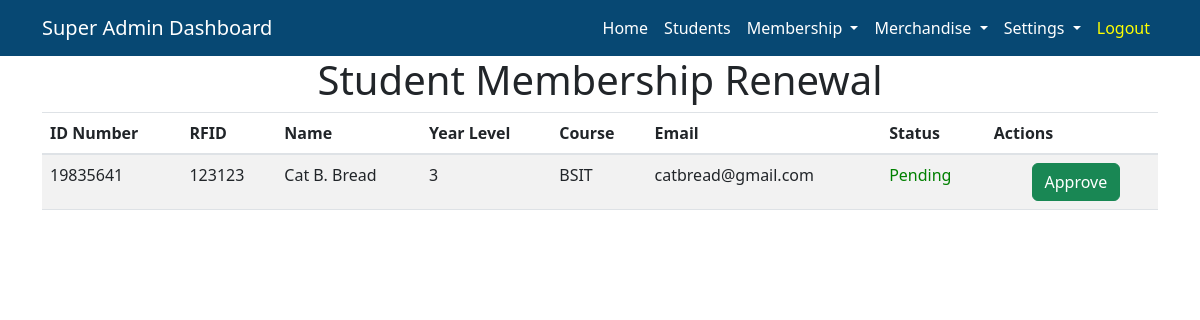
Page /Admin/AdminRenewal.php (signed in) on the committed database.
### tables this page shows
CREATE TABLE `students` (
  `id_number` int(10) NOT NULL,
  `rfid` varchar(20) NOT NULL,
  `first_name` varchar(20) NOT NULL,
  `middle_name` varchar(20) NOT NULL,
  `last_name` varchar(20) NOT NULL,
  `email` varchar(50) NOT NULL,
  `course` varchar(5) NOT NULL,
  `year` int(11) NOT NULL,
  `password` varchar(150) NOT NULL,
  `status` varchar(5) NOT NULL,
  `membership` varchar(20) NOT NULL
);

### Backend/BackendAdmin.php (called while the page is built, shortened)
<?php
function renewalTable(){
    $db = Database::getInstance();
    $conn = $db->getConnection();
    $sqlStudents = "SELECT students.id_number,students.rfid, students.first_name, students.middle_name, students.last_name, students.year, students.course, students.email from students inner join renewal on students.id_number = renewal.id_number where students.status = 'TRUE' AND students.membership = 'Approve' AND renewal.status = 'Activate';";
    $result = mysqli_query($conn, $sqlStudents);
    if(mysqli_num_rows($result) > 0)
        {
          $renewal_table = [];
          while($row = mysqli_fetch_array($result)) {
              $renewal_table[] = $row;
          }
        }
    return $renewal_table;
}
?>

### Admin/AdminRenewal.php (the view, shortened to what this page needs)
<?php
if ($_SESSION['position'] == "President" || $_SESSION['position'] == "Developer") {
    require '../Controller/ControllerSuperAdmin.php';
} else {
    require '../Controller/ControllerAdmin.php';
}
     $listSub = renewalTable();
?>
<!DOCTYPE html>
<html lang="en">
<head>
</head>
<body>
<h1 class="text-center">Student Membership Renewal</h1>
<div class="container">
<table id="example" class="table table-striped table-hover table-responsive-lg " style="width:100%; overflow:auto">
    <thead>
        <tr>
            <th>ID Number</th>
            <th>RFID</th>
            <th>Name</th>
            <th>Year Level</th>
            <th>Course</th>
            <th>Email</th>
            <th>Status</th>
            <th>Actions</th>
        </tr>
    </thead>
    <tbody>
        <?php foreach ($listSub as $students): ?>
            <tr>
                <td><?php echo $students['id_number']; ?></td>
                <td><?php echo $students['rfid']; ?></td>
                <td><?php echo $students['first_name']." ".$students['middle_name'].". ".$students['last_name']; ?></td>
                <td><?php echo $students['year']; ?></td>
                <td><?php echo $students['course']; ?></td>
                <td><?php echo $students['email']; ?></td>
                <td style="color:green">Pending</td>
                <td class="align-middle">
    <div  class="d-flex justify-content-center align-items-center gap-3">
        <button type="submit"  class="btn btn-success mr-2" data-id_number="<?php echo $students['id_number']; ?>" data-admin_name="<?php echo $_SESSION['adminName'] ?>" id="approveBtn" >Approve</button>
        </div>
</td>
            </tr>
        <?php endforeach; ?>
    </tbody>
</table>
  </div>
</body>
</html>

### rows in the picture
students: id_number "19835641", rfid "123123", first_name "Cat", middle_name "B", last_name "Bread", year "3", course "BSIT", email "catbread@gmail.com"
